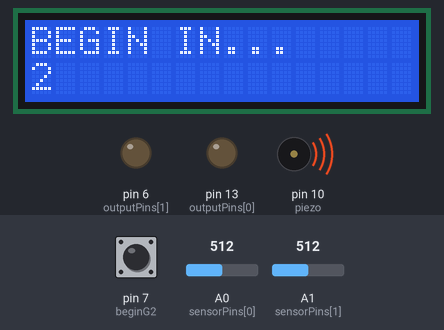
Bench run of a sketch on a simulated Arduino Uno, built with avr-gcc and run on an emulated ATmega328P. Parts: 16×2 character LCD, output pins drawn as LEDs (lit = HIGH), buzzer (waves = sounding). The test bench sets the inputs (shaded band); at power-on: A1 (sensorPins[1]) = 512, A0 (sensorPins[0]) = 512, pin 7 (beginG2) HIGH. Random numbers use the default seed unless the sketch sets one; what the sketch prints to the serial monitor is not drawn.

Above: at 1.2 s.
1.3 s: A1 (sensorPins[1]) set to 437
At 10.0 s:
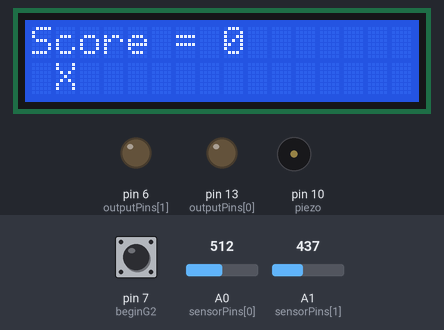
10.7 s: A1 (sensorPins[1]) set to 406
At 12.3 s:
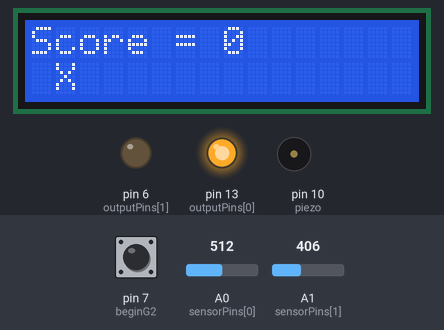
15.3 s: A1 (sensorPins[1]) set to 55
At 17.6 s:
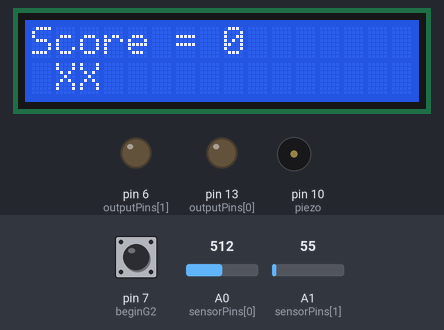
25.6 s: A1 (sensorPins[1]) set to 49
33.4 s: A0 (sensorPins[0]) set to 511
Timing chart, 0 to 46.7 s (numbered marks = the images above; inputs shaded):
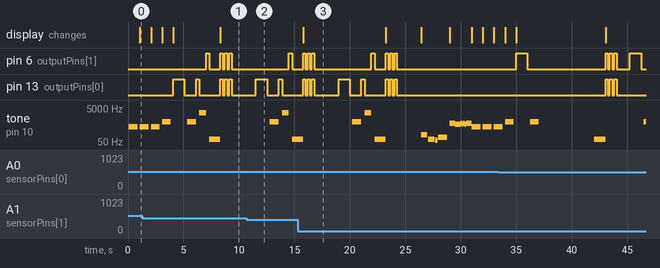

Measured:
- the behaviour switches between 421 and 420 on A1 (sensorPins[1]) (found by bisection; images 1 and 2)
- by itself, tone on pin 10 (piezo): plays 784 Hz for 0.80 s, 784 Hz for 0.80 s, 73 Hz for 1.0 s, 784 Hz for 0.20 s

The sketch:

WithGame2_Final.ino
```cpp
#include <LiquidCrystal.h>

// Initialize the LCD library with the numbers of the interface pins
LiquidCrystal lcd(12, 11, 5, 4, 3, 2);

// Sound effects
const int tempo = 500; // in quarter note = ms  (300 = 200bpm 400 = 150bpm)
const int notes[] = {
  65,   // C2
  73,   // D2
  98,   // G2
  131,  // C3
  277,  // Df4
  294,  // D4
  311,  // Ef4
  349,  // F4
  370,  // Gf4
  392,  // G4
  415,  // Af4
  466,  // Bf4
  523,  // C5
  554,  // Df5
  622,  // Ef5
  784,  // G5
  2637  // E7
};
const int C2 = 0;
const int D2 = 1;
const int G2 = 2;
const int C3 = 3;
const int Df4 = 4;
const int D4 = 5;
const int Ef4 = 6;
const int F4 = 7;
const int Gf4 = 8;
const int G4 = 9;
const int Af4 = 10;
const int Bf4 = 11;
const int C5 = 12;
const int Df5 = 13;
const int Ef5 = 14;
const int G5 = 15;
const int E7 = 16;

// const int beginG1 = ?; // begin game 1
const int beginG2 = 7; // begin game 1
const int piezo = 10; // sound output

// Define state variables
// bool button1Pressed = false;
bool button2Pressed = false;

const int numSensors = 2;
const int numSamples = 5; // rolling average over every 5 values
const int calibrate = 5; // calibrated over 100 averages

// Define sensor and output pins and thresholds for each sensor
int sensorPins[numSensors] = {A0,A1}; // Example sensor pins
int outputPins[numSensors] = {13,6}; // Example output pins
int rollingSensorVal[numSensors][numSamples];
int sensorIndex[numSensors] = {0, 0};
int thresholds[numSensors] = {250,250}; // |whatever value - calibration value [i]| >= thresholds[i] so plug in the DIFFERENCE needed to trigger

// Arrays to store sensor values
float sensorValues[numSensors];
float calValStore[numSensors][calibrate] = {};
int calIndex[numSensors] = {0, 0};
float calValue[numSensors] = {0};
float calValFinal[numSensors] = {0};

//Gameplay both
int currentMillis = 0;
int score = 0; // score count for game
int mistake = 0; // mistake count
int startTime = 0; // the stored beginning value for each reaction time
int randomIndex = 0; // random index to call a random sensor
int elapsed = 0; //elapsed time
bool correct = false; // user has triggered the correct sensor
bool incorrect = false; // user has triggered the incorrect sensor

//Gameplay 2
int reactionTime = 5000; // time to enter pattern
int* checkArray = nullptr; //correct array
int* gameArray = nullptr;   // gameplay array
int arraySize = 1;   //start with one entry
bool sensors[] = {false, false}; //do i need this?
bool allCorrect = false; //enture sequence correct
bool gameEnded = false;
bool arraysAreEqual(int array1[], int array2[], int arraySize) {
    for (int i = 0; i < arraySize; i++) {
        if (array1[i] != array2[i]) {
            return false;  // Arrays are not equal if any element differs
        }
    }
    return true;  // Arrays are equal if all elements match
}


void setup() {
  pinMode(piezo, OUTPUT);
  digitalWrite(piezo, LOW);
  // Set the pin inputs and outputs
  for (int i = 0; i < numSensors; i++) {
    pinMode(sensorPins[i], INPUT);
  }
  for (int i = 0; i < numSensors; i++) {
    pinMode(outputPins[i], OUTPUT);
    digitalWrite(outputPins[i], LOW); // Ensure outputs are initially off
  }

  // pinMode(beginG1, INPUT_PULLUP); // Use internal pull-up resistor
  pinMode(beginG2, INPUT_PULLUP); // Use internal pull-up resistor

  // Set up the LCD's number of columns and rows
  lcd.begin(16, 2);
  // Set up serial communication
  Serial.begin(9600);

  lcd.setCursor(0, 0);
  lcd.print("Welcome to");
  lcd.setCursor(0, 1);
  lcd.print("Neuro Ninja!");
  lcd.clear();
  // lcd.setCursor(0, 0);
  // lcd.print("Press to begin game 1->");
  lcd.setCursor(0, 0);
  lcd.print("Press to begin->");
}

void loop() {
  int buttonState2 = digitalRead(beginG2);
  for (int i = 0; i < numSensors; i++) {
    int sensorVal= analogRead(sensorPins[i]);
    rollingSensorVal[i][sensorIndex[i]] = sensorVal;
    sensorIndex[i] = (sensorIndex[i] + 1) % numSamples;
    long sum = 0;
    for (int j = 0; j < numSamples; j++) {
      sum += rollingSensorVal[i][j];
    }
    float average = (float)sum / numSamples;
    sensorValues[i] = average;
    calValStore[i][calIndex[i]] = sensorValues[i];
    calIndex[i] = (calIndex[i] + 1) % calibrate;

    long sumCal = 0;
    for (int j = 0; j < calibrate; j++) {
      sumCal += calValStore[i][j];
    }
    calValue[i] = (float)sumCal / calibrate;
    if (button2Pressed == false){
      calValFinal[i] = calValue[i];
    }
  }
  //Beginning of game 2
  if (buttonState2 == HIGH && button2Pressed == false) {
    // Button is pressed and wasn't pressed before
    button2Pressed = true;
    gameEnded = false;
    startCountdown();
    lcd.clear();
    lcd.print("Score = "); // Print static text
    lcd.setCursor(8, 0); // Move the cursor to the 8th column of the 1st row
    lcd.print(score); // Print the score value

    checkArray = new int[arraySize];
    gameArray = new int[arraySize];

    gameArray[0] = -1;

    randomSeed(analogRead(A0)); // Use an analog pin to seed the random number generator
    randomIndex = random(numSensors); // Generate a random index between 0 and arraySize-1
    checkArray[0] = randomIndex;
  }
  //Gameplay2
  if (button2Pressed == true){
    playLights();
    obtainSequence();
  } else {
      //Serial.println("G1OFF");
  }
}

void playLights() {
  Serial.println("Playing Lights");
  for (int i = 0; i < arraySize; i++) {
    digitalWrite(outputPins[checkArray[i]], HIGH);
    Serial.println(checkArray[i]);
    delay(1000);
    digitalWrite(outputPins[checkArray[i]], LOW);
    delay(250); // optional: short pause between lights
  }
  tone(piezo, notes[G5], 800);
  delay(800);
  startTime = millis();
  Serial.println("Finished Playing Lights");
}

void obtainSequence() {
  for (int i = 0; i < arraySize; i++) {
    elapsed = 0;
    while (elapsed < reactionTime) {
      currentMillis = millis();
      elapsed = currentMillis - startTime;
      for (int j = 0; j < numSensors; j++) {
        int sensorVal= analogRead(sensorPins[j]);
        rollingSensorVal[j][sensorIndex[j]] = sensorVal;
        sensorIndex[j] = (sensorIndex[j] + 1) % numSamples;
        long sum = 0;
        for (int k = 0; k < numSamples; k++) {
          sum += rollingSensorVal[j][k];
        }
        float average = (float)sum / numSamples;
        sensorValues[j] = average;
        if (abs(sensorValues[j] - calValFinal[j]) > thresholds[j]) {
          digitalWrite(outputPins[j],HIGH);
          delay(300);
          Serial.println(String("Sensor ") + j + " Triggered");
          digitalWrite(outputPins[j],LOW);
          gameArray[i] = j;
          if (gameArray[i] == checkArray[i]) {
            tone(piezo, notes[E7], 600);
            delay(600);
            startTime = millis();
            correct = true;  // Exit the inner for loop once a correct match is found
            Serial.println("step correct");
          } else if(gameArray[i] != checkArray[i] && !incorrect) {
            tone(piezo, notes[D2], 1000);
            delay(1000);
            incorrect = true;
            mistake++;
            allCorrect = false;
            Serial.println("incorrect sensor triggered");
            lcd.setCursor(mistake, 1);
            lcd.print("X");
            blinkAll();
            break;
          }
        }
      }
      if (correct || incorrect) {
        delay(1000);
        break;
      }
    }

    // After the while loop, check if elapsed time exceeds reactionTime and no correct match was found
    if (elapsed >= reactionTime && !correct && !incorrect) {  // Corrected: use '&& !correct' instead of '&& correct = false'
      tone(piezo, notes[D2], 1000);
      delay(1000);
      mistake++;
      incorrect = true;
      allCorrect = false;
      lcd.setCursor(mistake, 1);
      lcd.print("X");
      blinkAll();
      Serial.println("Times Out!");
    }
    if (incorrect) {
      G2resetForNextRound();
      break;
    }
    correct = false; // Reset correct flag for the next round
    incorrect = false;
  }
  if (!incorrect && gameArray != nullptr && checkArray != nullptr) {
    if (arraysAreEqual(gameArray, checkArray, arraySize)) {
        allCorrect = true; // If arrays are equal, set allCorrect to true
    }
  }

  if (allCorrect && !gameEnded) {
    tone(piezo, notes[E7], 300); // Play sound when correct
    delay(500);
    tone(piezo, notes[E7], 300); // Play sound when correct
    delay(500);
    tone(piezo, notes[E7], 300); // Play sound when correct
    delay(500);
    score++; // Increment score
    lcd.setCursor(8, 0); // Set cursor position on LCD
    lcd.print(score); // Display the score
    Serial.println("All Correct!"); // Output to serial monitor
    G2resetForNextRound(); // Reset for the next round
  }
  allCorrect = false;
}

void G2resetForNextRound() {
  if (mistake >= 3) {
    delay(1000);
    gameOver();
    return;
  } else {
    delay(1000);
  }
  if (allCorrect){
    // Store the old pattern before updating
    int* oldCheckArray = checkArray;

    // Increase size
    arraySize = score + 1;

    // Allocate new arrays with the new size
    checkArray = new int[arraySize];
    gameArray = new int[arraySize];

    for (int i = 0; i < arraySize - 1; i++) {
      gameArray[i] = -1;
    }

  // Copy previous pattern into the new array
    for (int i = 0; i < arraySize - 1; i++) {
      checkArray[i] = oldCheckArray[i];
    }

  // Add one new random step to the pattern
    randomSeed(analogRead(A0));
    randomIndex = random(numSensors);
    checkArray[arraySize - 1] = randomIndex;

    // Free old memory
    if (oldCheckArray != nullptr) {
      delete[] oldCheckArray;
    }
  }

  allCorrect = false;
  correct = false;
  incorrect = false;
}


void startCountdown() {
  Serial.println("COUNTDOWN ACTIVE");
  lcd.clear();
  lcd.setCursor(0, 0);
  lcd.print("BEGIN IN...");
  for (int i = 3; i > 0; i--) {
    tone(piezo, notes[G4], 800);
    lcd.setCursor(0, 1);
    lcd.print(i);
    delay(1000);
  }
  tone(piezo, notes[G5], 800);
  lcd.clear();
  lcd.setCursor(0, 0);
  lcd.print("GO!!!");
  delay(1000);
  Serial.print("COUNTDOWN DONE");
}

void blinkAll() {
  for (int i = 0; i < numSensors; i++) {
  digitalWrite(outputPins[i], HIGH);  // LED ON
  }
  delay(200);
  for (int i = 0; i < numSensors; i++) {
  digitalWrite(outputPins[i], LOW);  // LED ON
  }
  delay(200);
  for (int i = 0; i < numSensors; i++) {
  digitalWrite(outputPins[i], HIGH);  // LED ON
  }
  delay(200);
  for (int i = 0; i < numSensors; i++) {
  digitalWrite(outputPins[i], LOW);  // LED ON
  }
  delay(200);
  for (int i = 0; i < numSensors; i++) {
  digitalWrite(outputPins[i], HIGH);  // LED ON
  }
  delay(200);
  for (int i = 0; i < numSensors; i++) {
  digitalWrite(outputPins[i], LOW);  // LED ON
  }
  delay(200);
}

void gameOver() {
  gameEnded = true;
  Serial.print("END");
  for (int i = 0; i < numSensors; i++) {
    digitalWrite(outputPins[i], LOW); // Ensure outputs are off
  }
  lcd.clear();

  lcd.setCursor(0,0);
  lcd.print("Game Over :(");
  lcd.setCursor(0,1);
  lcd.print("Final Score = ");
  lcd.setCursor(14, 1);
  lcd.print(score);

  tone(piezo, notes[C3], 550);
  delay(610);
  noTone(piezo);
  tone(piezo, notes[D2], 600);
  delay(630);
  noTone(piezo);
  tone(piezo, notes[C2], 250);
  delay(300);
  noTone(piezo);
  tone(piezo, notes[G2], 800);
  delay(1000);
  noTone(piezo);

  lcd.setCursor(0,0);
  lcd.print("Play Again!   ->");
    tone(piezo, notes[Ef5], tempo*.75);

  delay(tempo*.75);
  noTone(piezo);
  tone(piezo, notes[Ef5], tempo*.25);
  delay(tempo*.25);
  noTone(piezo);
  tone(piezo, notes[Df5], tempo*.5);
  delay(tempo*.5);
  noTone(piezo);
  tone(piezo, notes[Df5], tempo*.5);
  delay(tempo*.5);
  noTone(piezo);
  tone(piezo, notes[Ef5], tempo*.25);
  delay(tempo*.25);
  noTone(piezo);
  tone(piezo, notes[Df5], tempo*.25);
  delay(tempo*.25);
  noTone(piezo);
  tone(piezo, notes[Ef5], tempo*.25);
  delay(tempo*.25);
  noTone(piezo);
  tone(piezo, notes[Df5], tempo*.25);
  delay(tempo*.25);
  noTone(piezo);
  tone(piezo, notes[Ef5], tempo*1);
  delay(tempo*1);
  noTone(piezo);

  score = 0;
  mistake = 0;
  arraySize = 1;
  incorrect = false;
  correct = false;
  allCorrect = false;
  button2Pressed = false;

  if (checkArray != nullptr){
    delete[] checkArray;
    checkArray = nullptr;
  }
  if (gameArray != nullptr){
    delete[] gameArray;
    gameArray = nullptr;
  }


}
```
